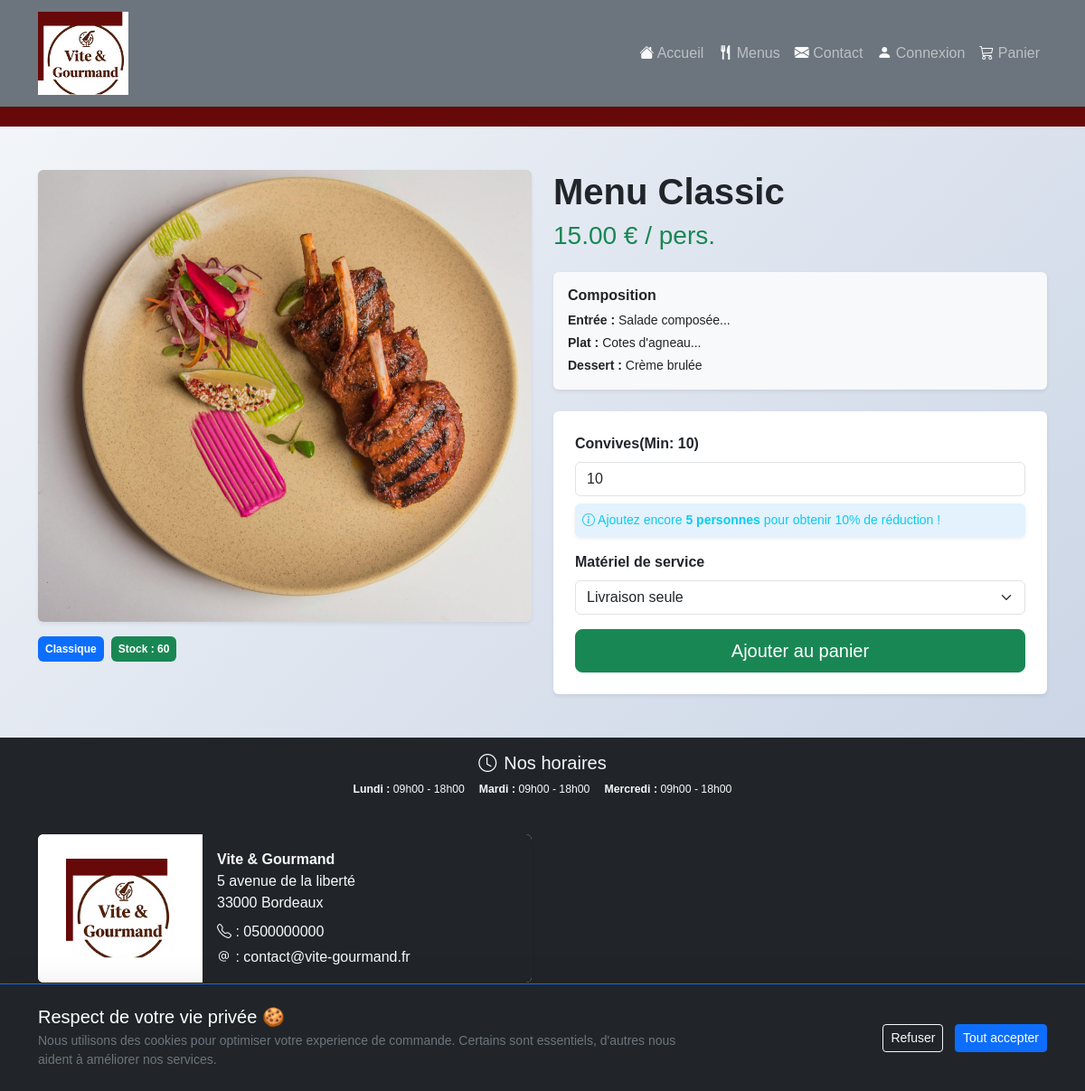
Screenshot of /app/Views/admin/index.php?page=menu_detail&id=1 with the database file from the repository.
### tables this page shows
CREATE TABLE menus (
  id INT NOT NULL AUTO_INCREMENT PRIMARY KEY,
  title VARCHAR(150) NOT NULL,
  description TEXT NOT NULL,
  starter VARCHAR(255),
  main_course VARCHAR(255),
  dessert VARCHAR(255),
  price DECIMAL(10,2) NOT NULL,
  min_people INT NOT NULL,
  remaining_quantity INT NOT NULL,
  conditions TEXT,
  image VARCHAR(255),
  theme_id INT NOT NULL,
  diet_id INT NOT NULL,
  allergens TEXT,
  is_active TINYINT,
  created_at DATETIME,
  FOREIGN KEY (theme_id) REFERENCES themes (id),
  FOREIGN KEY (diet_id) REFERENCES diets (id)
);

CREATE TABLE diets (
  id INT NOT NULL AUTO_INCREMENT PRIMARY KEY,
  name VARCHAR(100) NOT NULL
);

CREATE TABLE opening_hours (
  id INT NOT NULL AUTO_INCREMENT PRIMARY KEY,
  day_name VARCHAR(20) NOT NULL,
  open_time TIME,
  close_time TIME,
  is_closed TINYINT
);

### app/Controllers/MenuController.php (called while the page is built, shortened)
<?php
require_once ROOT . 'app/Repositories/MenuRepository.php';
class MenuController {
private function getRepo() {
        $db = (new Database())->getConnection();
        return new MenuRepository($db);
    }
    public function detail() {
        $id = isset($_GET['id']) ? (int)$_GET['id'] : 0;
        $menuRepo = $this->getRepo();
        $menu = $menuRepo->findById($id);
     require_once ROOT . 'app/Views/menu_detail.php';
     }
     }

### app/Repositories/MenuRepository.php (called while the page is built, shortened)
<?php
class MenuRepository {
    private $db;
    public function __construct($db) {
        $this->db = $db;
    }
    public function findById($id) {
        $sql = "SELECT m.*, t.name as theme_name, d.name as diet_name
                FROM menus m
                LEFT JOIN themes t ON m.theme_id = t.id
                LEFT JOIN diets d ON m.diet_id = d.id
                WHERE m.id = ?";
        $stmt = $this->db->prepare($sql);
        $stmt->execute([$id]);
        $stmt->setFetchMode(PDO::FETCH_CLASS, 'Menu');
        return $stmt->fetch();
    }
}

### autoload.php (called while the page is built, shortened)
<?php
spl_autoload_register(function ($class) {
    $sources = [
        'app/Entities/',
        'app/Repositories/',
        'app/Controllers/',
        'Config/',
        'Services/'
    ];
    foreach ($sources as $source) {
        $file = __DIR__ . '/' . $source . $class . '.php';
        if (file_exists($file)) {
            return;
        }
    }
});

### app/Entities/Menu.php (called while the page is built, shortened)
<?php
class Menu implements JsonSerializable {
    private $title;
    private $price;
    private $image;
    private $min_people;
    private $remaining_quantity;
    private $diet_name;
    private $starter;
    private $main_course;
    private $dessert;
    public function getTitle() { return htmlspecialchars($this->title); }
    public function getPrice() { return $this->price; }
    public function getMinPeople() { return $this->min_people; }
    public function getRemainingQuantity() { return $this->remaining_quantity; }
    public function getDietName() { return $this->diet_name ?? 'Standard'; }
    public function getStarter() { return $this->starter; }
    public function getMainCourse() { return $this->main_course; }
    public function getDessert() { return $this->dessert; }
    public function getAllImages() {
    return array_map('trim', explode(',', $this->image));
}
}

### app/Repositories/OpeningHoursRepository.php (called while the page is built, shortened)
<?php
class OpeningHoursRepository {
    private $db;
    public function __construct($db) {
        $this->db = $db;
    }
    public function findAll() {
        $query = "SELECT * FROM opening_hours ORDER BY id ASC";
        $stmt = $this->db->query($query);
        return $stmt->fetchAll(PDO::FETCH_CLASS, 'OpeningHours');
    }
}

### app/Entities/OpeningHours.php (called while the page is built, shortened)
<?php
class OpeningHours {
    private $day_name;
    private $open_time;
    private $close_time;
    private $is_closed;
    public function getDayName() { return $this->day_name; }
    public function getOpenTime() {
        return $this->open_time ? (new DateTime($this->open_time))->format('H:i') : '';
    }
    public function getCloseTime() {
        return $this->close_time ? (new DateTime($this->close_time))->format('H:i') : '';
    }
    public function isClosed() {
        return (bool)$this->is_closed;
    }
}

### app/Views/menu_detail.php (the view, shortened to what this page needs)
<?php
require_once ROOT . 'includes/header.php';
require_once ROOT . 'includes/navbar.php';
?>
<div class="container my-5">
    <div class="row mt-4">
        <div class="col-md-6 mb-4">
            <div id="menuCarousel" class="carousel slide shadow-sm rounded" data-bs-ride="carousel">
                <div class="carousel-inner rounded">
                    <?php foreach ($menu->getAllImages()  as $index => $img): ?>
                        <div class="carousel-item <?= $index === 0 ? 'active' : '' ?>">
                            <img src="/public/assets/img/menus/<?= trim($img) ?>" class="d-block w-100" style="height: 500px; object-fit: cover;" alt="Image menu">
                        </div>
                    <?php endforeach; ?>
                </div>
            </div>
            <div class="d-flex gap-2 mt-3">
                <span class="badge bg-primary p-2"><?= htmlspecialchars($menu->getDietName() ?? 'Classique') ?></span>
                <span class="badge <?= $menu->getRemainingQuantity() > 0 ? 'bg-success' : 'bg-danger' ?> p-2">
                    Stock : <?= $menu->getRemainingQuantity() ?>
                </span>
            </div>
        </div>
        <div class="col-md-6">
            <h1 class="display-6 fw-bold"><?= htmlspecialchars($menu->getTitle()) ?></h1>
            <p class="h3 text-success mb-4"><?= number_format($menu->getPrice(), 2) ?> € / pers.</p>
            <div class="card border-0 shadow-sm bg-light mb-4">
                <div class="card-body">
                    <h6 class="fw-bold">Composition</h6>
                    <p class="small mb-1"><strong>Entrée :</strong> <?= htmlspecialchars($menu->getStarter() ?? '') ?></p>
                    <p class="small mb-1"><strong>Plat :</strong> <?= htmlspecialchars($menu->getMainCourse() ?? '') ?></p>
                    <p class="small mb-0"><strong>Dessert :</strong> <?= htmlspecialchars($menu->getDessert() ?? '')  ?></p>
                </div>
            </div>
            <form action="index.php?page=add_to_cart" method="POST" id="orderForm" class="card p-4 shadow-sm border-0">
    <div class="mb-3">
        <label class="form-label fw-bold">Convives(Min: <span id="minPeople"><?= $menu->getMinPeople() ?></span>)</label>
        <input type="number" name="number_people" id="number_people" class="form-control"
               value="<?= $menu->getMinPeople() ?>" min="<?= $menu->getMinPeople() ?>"
               data-stock="<?= $menu->getRemainingQuantity() ?>">
               <div id="promo-message" class="mt-2 small p-2 rounded d-none"></div>
                </div>
    <div class="mb-3">
        <label class="form-label fw-bold">Matériel de service</label>
        <select name="equipment_ready" id="equipment_ready" class="form-select">
            <option value="0">Livraison seule</option>
        </select>
    </div>
    <button type="submit" class="btn btn-success btn-lg w-100" id="orderBtn"
            data-logged="<?= isset($_SESSION['user']) ? '1' : '0' ?>">
        Ajouter au panier
    </button>
</form>
        </div>
    </div>
</div>
<?php require_once ROOT . 'includes/footer.php'; ?>

### index.php (shortened to what this page needs)
<?php
require_once __DIR__ . '/autoload.php';
require_once __DIR__ . '/vendor/autoload.php';
$db = (new Database())->getConnection();
$hourRepo = new OpeningHoursRepository($db);
$GLOBALS['opening_hours'] = $hourRepo->findAll();
$page = $_GET['page'] ?? 'home';
switch ($page){
        case 'menu_detail' :
            $controller = new MenuController();
            $controller->detail();
            break;
}

### includes/header.php (shortened to what this page needs)
<!DOCTYPE html>
<html lang="fr">
<head>
    <link href="https://cdn.jsdelivr.net/npm/bootstrap@5.3.8/dist/css/bootstrap.min.css" rel="stylesheet">
    <link rel="stylesheet" href="https://cdn.jsdelivr.net/npm/bootstrap-icons@1.13.1/font/bootstrap-icons.min.css">
    <link rel="stylesheet" href="/public/assets/css/style.css">
    <link href="https://unpkg.com/aos@2.3.1/dist/aos.css" rel="stylesheet">
    <link rel="stylesheet" href="https://unpkg.com/leaflet@1.9.4/dist/leaflet.css" />
</head>
<body>

### includes/navbar.php (shortened to what this page needs)
<nav class="navbar navbar-expand-lg navbar-dark bg-secondary">
    <div class="container">
        <a class="navbar-brand" href="index.php?page=home">
            <img src="/public/assets/img/imgAcc/logo.jpg" alt="logo" class="d-inline-block align-top img-fluid" style="width: 100px; height: auto; max-width: 100px; display: inline-block;">
        </a>
        <div class="collapse navbar-collapse" id="menuNav">
            <ul class="navbar-nav ms-auto">
                <li class="nav-item">
                    <a class="nav-link" href="index.php?page=home"><i class="bi bi-house-fill text-light"></i> Accueil</a>
                </li>
                <li class="nav-item">
                    <a class="nav-link" href="index.php?page=menus"><i class="bi bi-fork-knife text-light"></i> Menus</a>
                </li>
                <li class="nav-item">
                    <a class="nav-link" href="index.php?page=contact"><i class="bi bi-envelope-fill text-light"></i> Contact</a>
                </li>
                <?php if (isset($_SESSION['user'])) : ?>
                    <li class="nav-item text-light mt-2 ms-lg-3">
                        Bienvenue <?= htmlspecialchars($_SESSION['user']['firstname']) ?>
                    </li>
                    <li class="nav-item">
                        <a class="nav-link" href="index.php?page=logout"><i class="bi bi-power text-light"></i> Déconnexion</a>
                    </li>
                    <li class="nav-item">
                        <a class="nav-link " href="index.php?page=profile">
                            <i class="bi bi-person-gear me-2 text-light"></i>Mon Profil
                        </a>
                    </li>
                <?php else : ?>
                    <li class="nav-item">
                        <a class="nav-link" href="index.php?page=login"><i class="bi bi-person-fill text-light"></i> Connexion</a>
                    </li>
                <?php endif; ?>
                <li class="nav-item">
                    <a class="nav-link position-relative" href="index.php?page=cart">
                        <i class="bi bi-cart3 text-light"></i> Panier
                    </a>
                </li>
            </ul>
        </div>
    </div>
</nav>
<div class="col row align-item-end "><img src="/public/assets/img/imgAcc/barreVG.jpg" alt="barreVG"></div>

### includes/footer.php (shortened to what this page needs)
<footer class="bg-dark text-light mt-5">
    <div class="text-center py-3">
        <h5><i class="bi bi-clock me-2"></i>Nos horaires</h5>
        <div class="d-flex flex-wrap justify-content-center gap-3 small">
            <?php
$hours_to_display = $opening_hours ?? $GLOBALS['opening_hours'] ?? [];
?>
<div class="d-flex flex-wrap justify-content-center gap-3 small">
    <?php if (!empty($hours_to_display)): ?>
        <?php foreach ($hours_to_display as $hour): ?>
            <span>
                <strong><?= htmlspecialchars($hour->getDayName()) ?> :</strong>
                <?php if ($hour->isClosed()): ?>
                    <span class="text-danger">Fermé</span>
                <?php else: ?>
                    <?= date('H\hi', strtotime($hour->getOpenTime())) ?> - <?= date('H\hi', strtotime($hour->getCloseTime())) ?>
                <?php endif; ?>
            </span>
        <?php endforeach; ?>
    <?php else: ?>
        <span>Horaires non disponibles</span>
    <?php endif; ?>
</div>
        </div>
    </div>
    <?php if (!isset($_COOKIE['cookie_consent'])): ?>
        <div id="cookie-banner" class="fixed-bottom bg-dark text-white p-4 shadow-lg border-top border-primary" style="z-index: 9999;">
            <div class="container">
                <div class="row align-items-center">
                    <div class="col-md-8">
                        <h5 class="mb-1">Respect de votre vie privée 🍪</h5>
                        <p class="small mb-0 text-secondary">
                            Nous utilisons des cookies pour optimiser votre experience de commande.
                            Certains sont essentiels, d'autres nous aident à améliorer nos services.
                        </p>
                    </div>
                    <div class="col-md-4 text-md-end mt-3 mt-md-0">
                        <a href="index.php?page=set_cookie&choice=refused" class="btn btn-outline-light btn-sm me-2">Refuser</a>
                        <a href="index.php?page=set_cookie&choice=accepted" class="btn btn-primary btn-sm">Tout accepter</a>
                    </div>
                </div>
            </div>
        </div>
    <?php  endif; ?>
    <div class="container py-4">
        <div class="row">
            <div class="col-lg-6 col-md-8 mx-auto mx-lg-0">
                <div class="card row g-0 flex-column flex-lg-row overflow-hidden border-secondary">
                    <div class="col-lg-4 bg-white d-flex align-items-center justify-content-center p-2">
                        <img class="img-fluid" src="/public/assets/img/imgAcc/logo.jpg" alt="logo" width="120" style="max-width: 120px; height: auto; display: inline-block;" />
                    </div>
                    <div class="col-lg-8 card-body bg-dark text-light">
                        <p class="mb-2"><strong>Vite & Gourmand</strong><br> 5 avenue de la liberté <br> 33000 Bordeaux</p>
                        <p class="mb-1"><i class="bi bi-telephone"></i> : 0500000000 </p>
                        <p class="mb-0"><i class="bi bi-at"></i> : contact@vite-gourmand.fr</p>
                    </div>
                </div>
            </div>
        </div>
        <div class="text-end py-2 mt-3">
            <a href="index.php?page=home" class="text-light me-2">Accueil</a>
            <a href="index.php?page=contact" class="text-light me-2">Contact</a>
            <a href="index.php?page=mentions-legales" class="text-light me-2">Mentions légales</a>
            <a href="index.php?page=cgv" class="text-light">CGV</a>
        </div>
    </div>
    <div class="text-center py-2" style="background-color: #660909;">
    </div>
</footer>
</body>
</html>

### public/assets/css/style.css (style rules this page uses)
body { font-family: Arial, sans-serif; background: linear-gradient(135deg, #f5f7fa 0%, #c3cfe2 100%); min-height: 100vh; }
.alert-info { background-color: #e3f2fd; color: #0c5460; }
.card { border: none; box-shadow: 0 0.125rem 0.25rem rgba(0, 0, 0, 0.075); }

### rows the page displays
menus: image (picture), diet.name "Classique", remaining_quantity "60", title "Menu Classic", price "15.00", starter "Salade composée...", main_course "Cotes d'agneau...", dessert "Crème brulée", min_people "10", number_people "10"
opening_hours: day_name "Lundi", open_time "09h00", close_time "18h00"
opening_hours: day_name "Mardi", open_time "09h00", close_time "18h00"
opening_hours: day_name "Mercredi", open_time "09h00", close_time "18h00"
